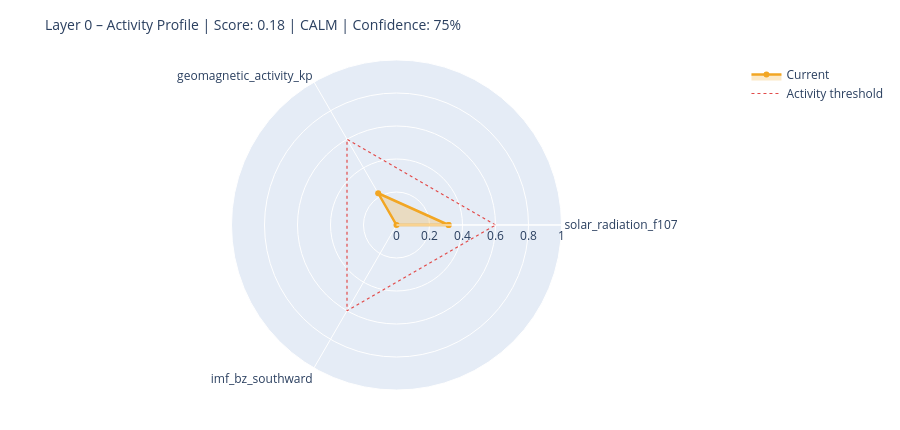

Notebook code cell kept with this figure:
### Markdown cell above
---
## 6. State Assessment & Handoff to Layer 1

### Code cell
# ============================================================
# STEP 1 – Collect raw values with source modes
# Mode: 'primary' | 'fallback_3h' | 'last_valid' | 'missing'
# ============================================================

def safe_last(df, col):
    if df is None or col not in df.columns: return None
    s = df[col].dropna()
    return float(s.iloc[-1]) if not s.empty else None

f107_now = safe_last(df_f107, 'f10.7')
bz_now   = safe_last(df_mag,  'bz_gsm')
kp_now   = safe_last(df_kp,   'kp')
sw_now   = safe_last(df_sw,   'speed')

source_modes = {
    'F10.7':    'primary'  if f107_now is not None else 'missing',
    'Kp':       'primary'  if kp_now   is not None else 'missing',
    'IMF_Bz':   'primary'  if bz_now   is not None else 'missing',
    'SW_speed': 'primary'  if sw_now   is not None else 'missing',
}

# Kp Fallback – 3h endpoint
if kp_now is None:
    try:
        r = requests.get(
            'https://services.swpc.noaa.gov/json/noaa-planetary-k-index.json',
            timeout=10)
        r.raise_for_status()
        fb = pd.DataFrame(r.json())
        tc = next((c for c in fb.columns if 'time' in c.lower()), fb.columns[0])
        kc = next((c for c in fb.columns if 'kp' in c.lower() and c != tc), None)
        if kc:
            fb[kc] = fb[kc].astype(str).str.extract(r'([0-9]+(?:\.[0-9]*)?)')[0]
            fb[kc] = pd.to_numeric(fb[kc], errors='coerce')
            fb = fb[fb[kc] >= 0].dropna(subset=[kc])
            if not fb.empty:
                kp_now = float(fb[kc].iloc[-1])
                source_modes['Kp'] = 'fallback_3h'
                print(f'  Kp fallback (3h): {kp_now:.1f}')
    except Exception as e:
        print(f'  Kp fallback failed: {e}')

# Solar Wind Fallback – last valid value
if sw_now is None and df_sw is not None and 'speed' in df_sw.columns:
    s = df_sw['speed'].dropna()
    if not s.empty:
        sw_now = float(s.iloc[-1])
        source_modes['SW_speed'] = 'last_valid'
        print(f'  SW fallback (last_valid): {sw_now:.0f} km/s')

print()
print('Source modes:', source_modes)

# ============================================================
# STEP 2 – Score from available components only
# ============================================================

def norm(v, lo, hi):
    if v is None: return None
    return max(0.0, min(1.0, (v - lo) / (hi - lo)))

COMPONENTS = {
    'solar_radiation_f107':    (f107_now, norm(f107_now, 60, 250)),
    'geomagnetic_activity_kp': (kp_now,   norm(kp_now,   0,   9)),
    'imf_bz_southward':        (bz_now,   norm(-(bz_now or 0) if bz_now else None, -5, 30)
                                           if bz_now is not None else None),
    'solar_wind_speed':        (sw_now,   norm(sw_now, 300, 800)),
}

available   = {k: v[1] for k, v in COMPONENTS.items() if v[1] is not None}
unavailable = [k for k, v in COMPONENTS.items() if v[1] is None]

layer0_score = round(sum(available.values()) / len(available), 4) if available else None
confidence   = round(len(available) / len(COMPONENTS), 2)

level = ('unknown'  if layer0_score is None
         else 'calm'     if layer0_score < 0.3
         else 'moderate' if layer0_score < 0.6
         else 'active')

# ============================================================
# STEP 3 – Dominant Driver
# ============================================================

def dominant_driver(kp, f107, bz, sw):
    candidates = []
    if kp   is not None and kp   >= 4:   candidates.append(('geomagnetic',    kp / 9))
    if sw   is not None and sw   >= 500:  candidates.append(('solar_wind',     sw / 800))
    if bz   is not None and bz   <= -5:   candidates.append(('imf_southward',  abs(bz) / 30))
    if f107 is not None and f107 >= 150:  candidates.append(('solar_radiation',f107 / 250))
    return max(candidates, key=lambda x: x[1])[0] if candidates else 'none'

driver = dominant_driver(kp_now, f107_now, bz_now, sw_now)

# ============================================================
# STEP 4 – Downstream expectations
# ============================================================

def downstream_expectation(driver, score, kp, bz, f107):
    exp = {
        'magnetosphere':        'calm',
        'ionosphere':           'calm',
        'schumann_resonance':   'unchanged',
        'lithosphere_currents': 'low',
    }
    if driver == 'geomagnetic' or (kp and kp >= 5):
        exp['magnetosphere']        = 'compressed / storm'
        exp['ionosphere']           = 'elevated disturbance (TEC variability)'
        exp['schumann_resonance']   = 'elevated amplitude possible'
        exp['lithosphere_currents'] = 'elevated induction currents'
    elif driver == 'imf_southward' or (bz and bz <= -5):
        exp['magnetosphere']        = 'energy coupling active'
        exp['ionosphere']           = 'elevated electron density possible'
        exp['schumann_resonance']   = 'slight modulation possible'
    elif driver == 'solar_radiation' or (f107 and f107 >= 150):
        exp['ionosphere']           = 'elevated ionization (F-layer)'
        exp['schumann_resonance']   = 'slightly elevated background activity'
    return exp

downstream = downstream_expectation(driver, layer0_score, kp_now, bz_now, f107_now)

# ============================================================
# CONSOLE OUTPUT
# ============================================================

W = 58
print('=' * W)
print('LAYER 0 – STATE ASSESSMENT')
print('=' * W)
for name, (raw_v, score_v) in COMPONENTS.items():
    if score_v is not None:
        bar = '█' * int(score_v * 20) + '░' * (20 - int(score_v * 20))
        print(f'  {name:<35}  {bar}  {score_v:.2f}')
    else:
        print(f'  {name:<35}  {"─" * 20}  n/a')
print('-' * W)
print(f'  Score ({len(available)}/{len(COMPONENTS)} components):  {layer0_score:.3f}')
print(f'  Confidence:         {confidence:.0%}')
print(f'  Level:              {level.upper()}')
print(f'  Dominant Driver:    {driver}')

# Radar chart
cats = list(available.keys())
vals = list(available.values())
if len(cats) >= 3:
    fig = go.Figure()
    fig.add_trace(go.Scatterpolar(
        r=vals + [vals[0]], theta=cats + [cats[0]],
        fill='toself', fillcolor='rgba(242,166,35,0.25)',
        line=dict(color='#F2A623', width=2.5), name='Current'
    ))
    fig.add_trace(go.Scatterpolar(
        r=[0.6] * (len(cats) + 1), theta=cats + [cats[0]],
        line=dict(color='#E24B4A', dash='dot', width=1.2),
        mode='lines', name='Activity threshold'
    ))
    fig.update_layout(
        title=dict(text=f'Layer 0 – Activity Profile | Score: {layer0_score:.2f} | {level.upper()} | Confidence: {confidence:.0%}',
                   font=dict(size=14)),
        polar=dict(radialaxis=dict(visible=True, range=[0, 1])),
        height=430, showlegend=True,
        margin=dict(l=60, r=60, t=60, b=40)
    )
    fig.show()

### Figure 1 — Plotly figure (JSON) as saved in the notebook; plotly's stock layout.template omitted (floating-point values rounded to 4 significant figures)
{"data": [{"fill": "toself", "fillcolor": "rgba(242,166,35,0.25)", "line": {"color": "#F2A623", "width": 2.5}, "name": "Current", "r": [0.3158, 0.2222, 0.0, 0.3158], "theta": ["solar_radiation_f107", "geomagnetic_activity_kp", "imf_bz_southward", "solar_radiation_f107"], "type": "scatterpolar"}, {"line": {"color": "#E24B4A", "dash": "dot", "width": 1.2}, "mode": "lines", "name": "Activity threshold", "r": [0.6, 0.6, 0.6, 0.6], "theta": ["solar_radiation_f107", "geomagnetic_activity_kp", "imf_bz_southward", "solar_radiation_f107"], "type": "scatterpolar"}], "layout": {"height": 430, "margin": {"b": 40, "l": 60, "r": 60, "t": 60}, "polar": {"radialaxis": {"range": [0, 1], "visible": true}}, "showlegend": true, "title": {"font": {"size": 14}, "text": "Layer 0 – Activity Profile | Score: 0.18 | CALM | Confidence: 75%"}}}
